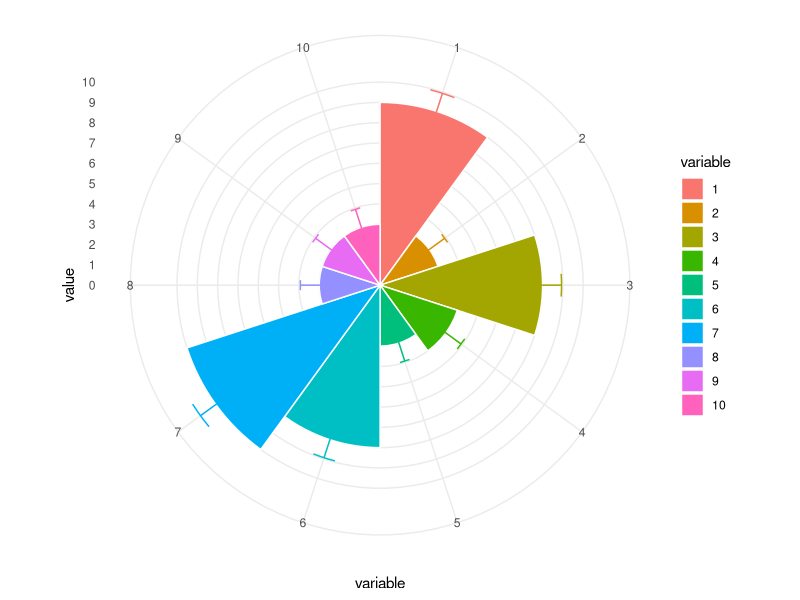
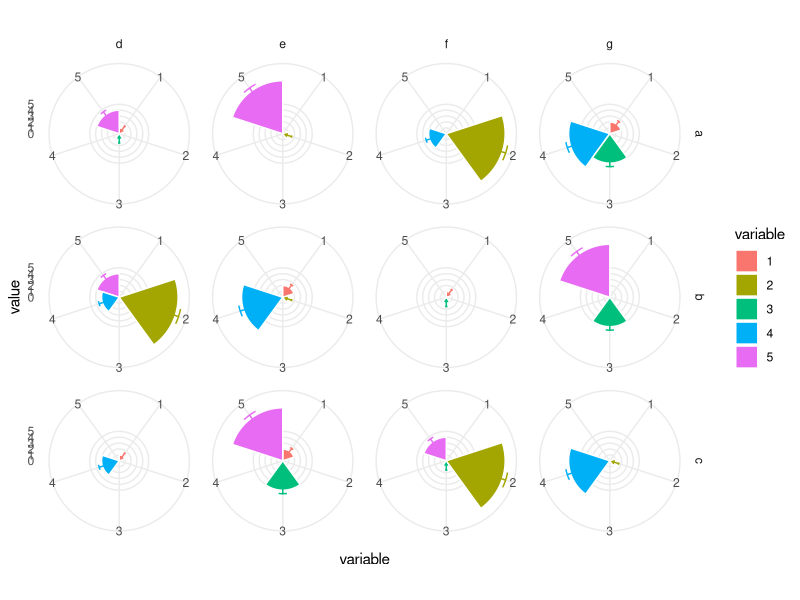
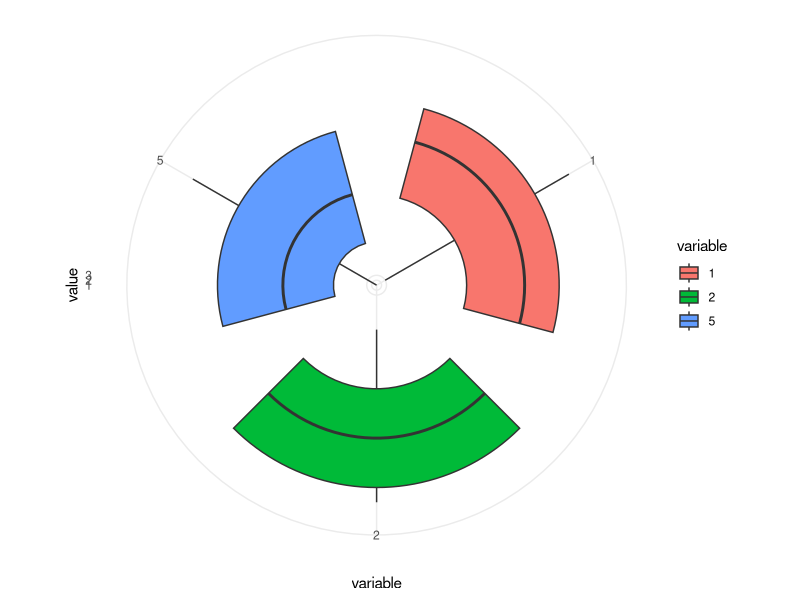
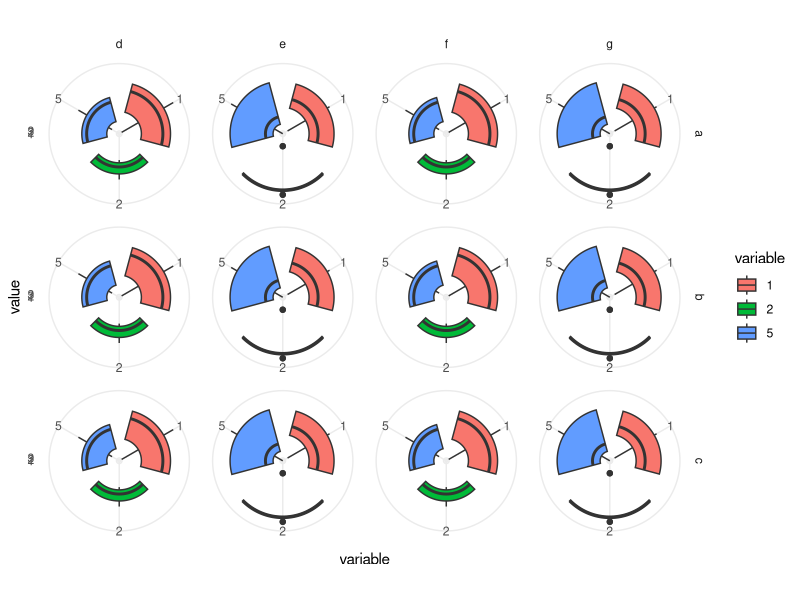
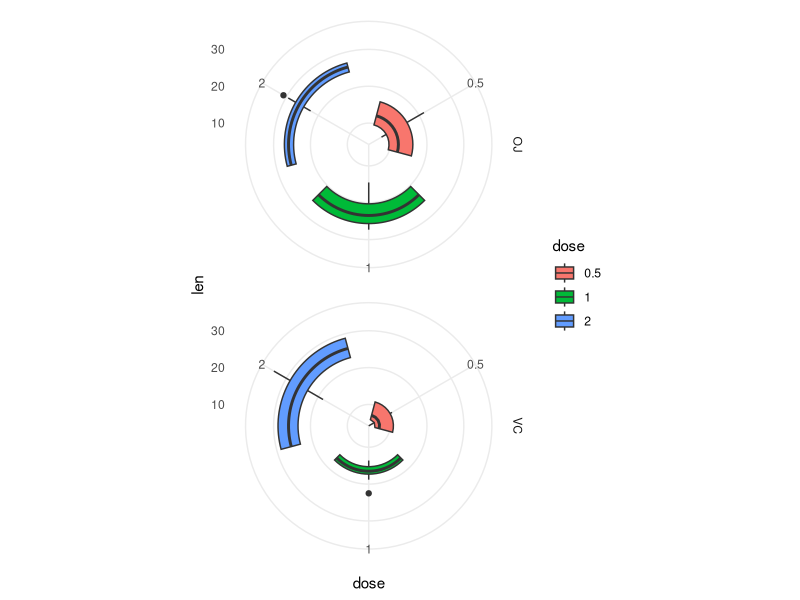
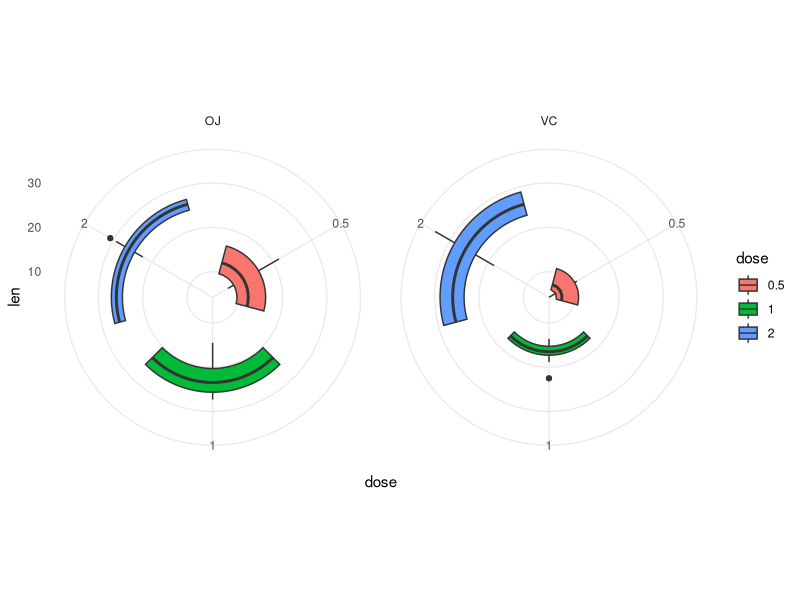
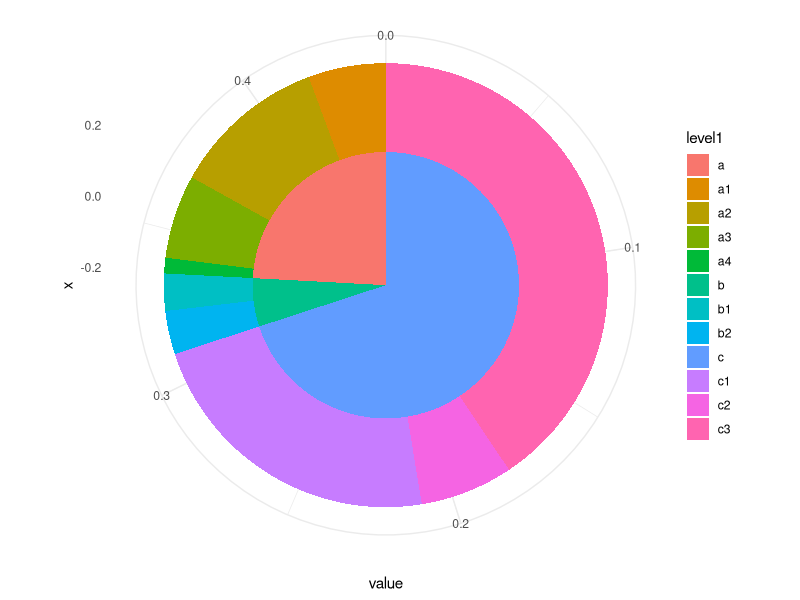
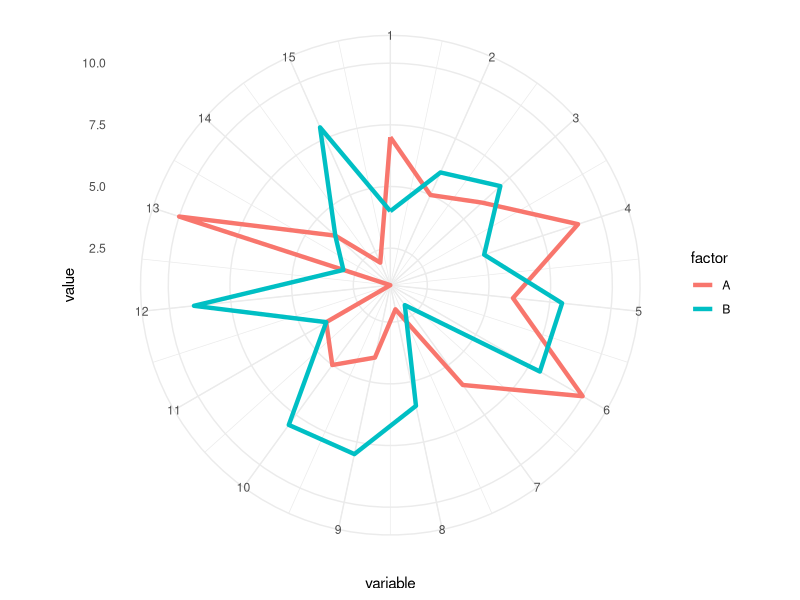

Reproduce these figures in R, in order.
## ---- chunk 1
knitr::opts_chunk$set(echo = TRUE)
library(ggplot2)
library(plyr)
library(dplyr)
library(tidyverse) #tidyverse includes a number of useful packages
## ---- chunk 2
DF <- data.frame(variable = as.factor(1:10),
                 value = sample(10, replace = TRUE))
## ---- chunk 3
se <- function(x) sqrt(var(x)/length(x)) 
## ---- chunk 4
ggplot(DF, aes(variable, value, fill = variable)) +
  geom_bar(width = 1, stat = "identity", color = "white") +
  geom_errorbar(aes(ymin = value - se(DF$value), 
                    ymax = value + se(DF$value), 
                    color = variable), 
                width = .2) + 
  scale_y_continuous(breaks = 0:nlevels(DF$variable)) +
  theme_minimal() +
  coord_polar()
## ---- chunk 5
DF2 <- data.frame(name = rep(letters[1:3], length.out = 30),
                 variable = as.factor(1:5),
                 factor_variable = rep(letters[4:7], length.out = 30),
                 value = sample(10, replace = TRUE))
## ---- chunk 6
multi_plot <- ggplot(DF2, aes(variable, value, fill = variable)) +
  geom_bar(width = 1, stat = "identity", color = "white") +
  geom_errorbar(aes(ymin = value - se(DF2$value), 
                    ymax = value + se(DF2$value), 
                    color = variable), 
                width = .2) + 
  scale_y_continuous(breaks = 0:nlevels(DF2$variable)) +
  theme_minimal() +
  coord_polar()
## ---- chunk 7
# Rows are name and columns are factor_variable
multi_plot + facet_grid(name ~ factor_variable)
## ---- chunk 8
DF3 <- data.frame(name = rep(letters[1:3], length.out = 600),
                  variable = as.factor(sample(5, replace = TRUE)),
                  factor_variable = rep(letters[4:7], length.out = 600),
                  variable3 = rep(letters[8:16], length.out = 600),
                  value = sample(50, replace = TRUE))
## ---- chunk 9
multi_plot <- ggplot(data = DF3, aes(x=variable, y=value, fill=variable)) +
  geom_boxplot() +
  scale_y_continuous(breaks = 0:nlevels(DF3$variable)) +
  theme_minimal() +
  coord_polar()

#call the plot
multi_plot
## ---- chunk 10
multi_plot + facet_grid(name ~ factor_variable)
## ---- chunk 11
ToothGrowth$dose <- as.factor(ToothGrowth$dose)
DF4 <- ToothGrowth
head(DF4)
## ---- chunk 12
box_plot <- ggplot(DF4, aes(x=dose, y=len, group=dose)) + 
  geom_boxplot(aes(fill=dose)) +
  theme_minimal()+
  coord_polar()
## ---- chunk 13
# 
box_plot + facet_grid(supp ~ .)
## ---- chunk 14
box_plot + facet_grid(. ~ supp)
## ---- chunk 15
DF5 <- data.frame(
  'level1'=c('a', 'a', 'a', 'a', 'b', 'b', 'c', 'c', 'c'), 
  'level2'=c('a1', 'a2', 'a3', 'a4', 'b1', 'b2', 'c1', 'c2', 'c3'), 
  'value'=c(.025, .05, .027, .005, .012, .014, .1, .03, .18))
## ---- chunk 16
ggplot(DF5, aes(y=value)) +
  geom_bar(aes(fill=level1, x=0), width=.5, stat='identity') + 
  geom_bar(aes(fill=level2, x=.25), width=.25, stat='identity') + 
  coord_polar(theta='y') + 
  theme_minimal()
## ---- chunk 17
coord_radar <- 
  function(theta = 'x', start = 0, direction = 1){
    # input parameter sanity check
    match.arg(theta, c('x', 'y'))
    
    ggproto(
      NULL, CoordPolar, 
      theta = theta, r = ifelse(theta == 'x', 'y', 'x'),
      start = start, direction = sign(direction),
      is_linear = function() TRUE)
  }
## ---- chunk 18
factor <- c(rep("A", 16), rep("B", 16))
variable <- as.factor(c(1:16))
value <- sample(c(1:10), 32, replace = T)
## ---- chunk 19
value[16] <- value[1]
value[32] <- value[17]  
## ---- chunk 20
data <- data.frame(factor = factor, variable = variable, value = value)
## ---- chunk 21
ggplot(data, aes(as.numeric(data$variable), value, colour = factor)) + 
  coord_radar() +
  geom_path(size = 1.5) + scale_x_continuous(breaks = c(1:15)) +
  labs(x = "variable") + 
  theme_minimal()
